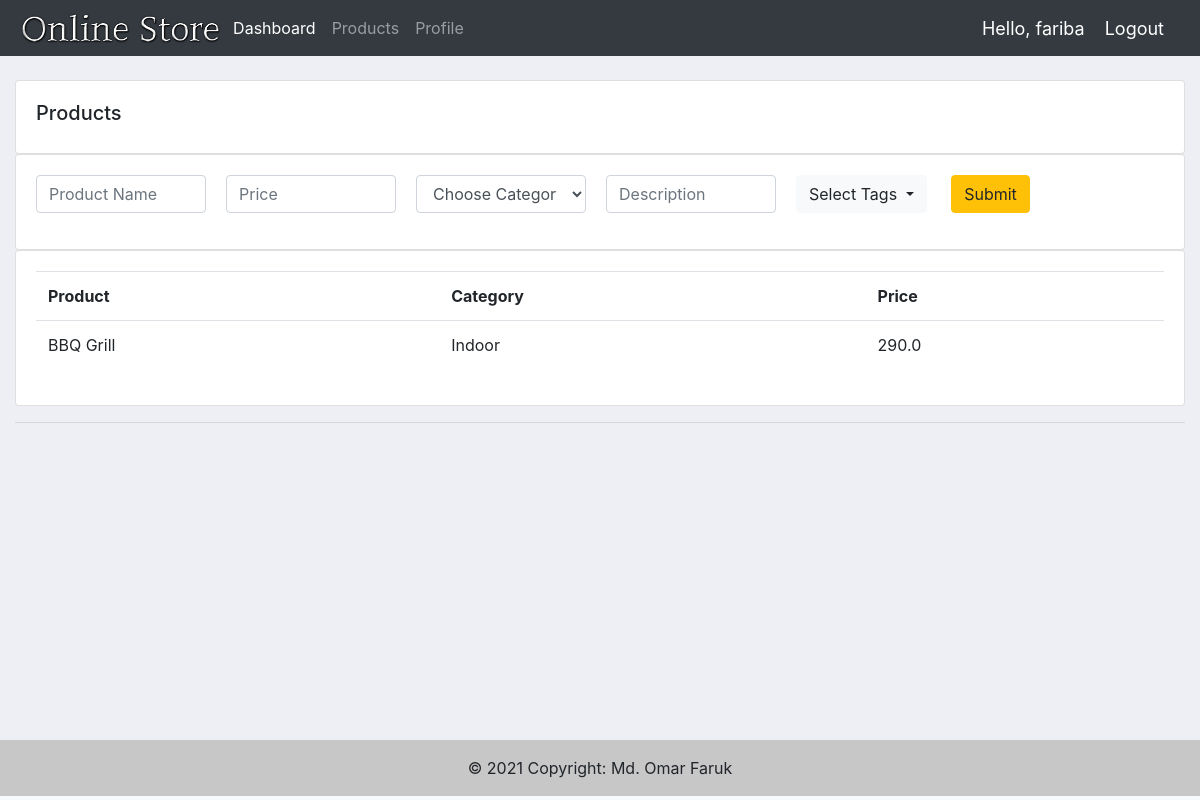
The page /products/ (signed in) on the database as committed earlier.
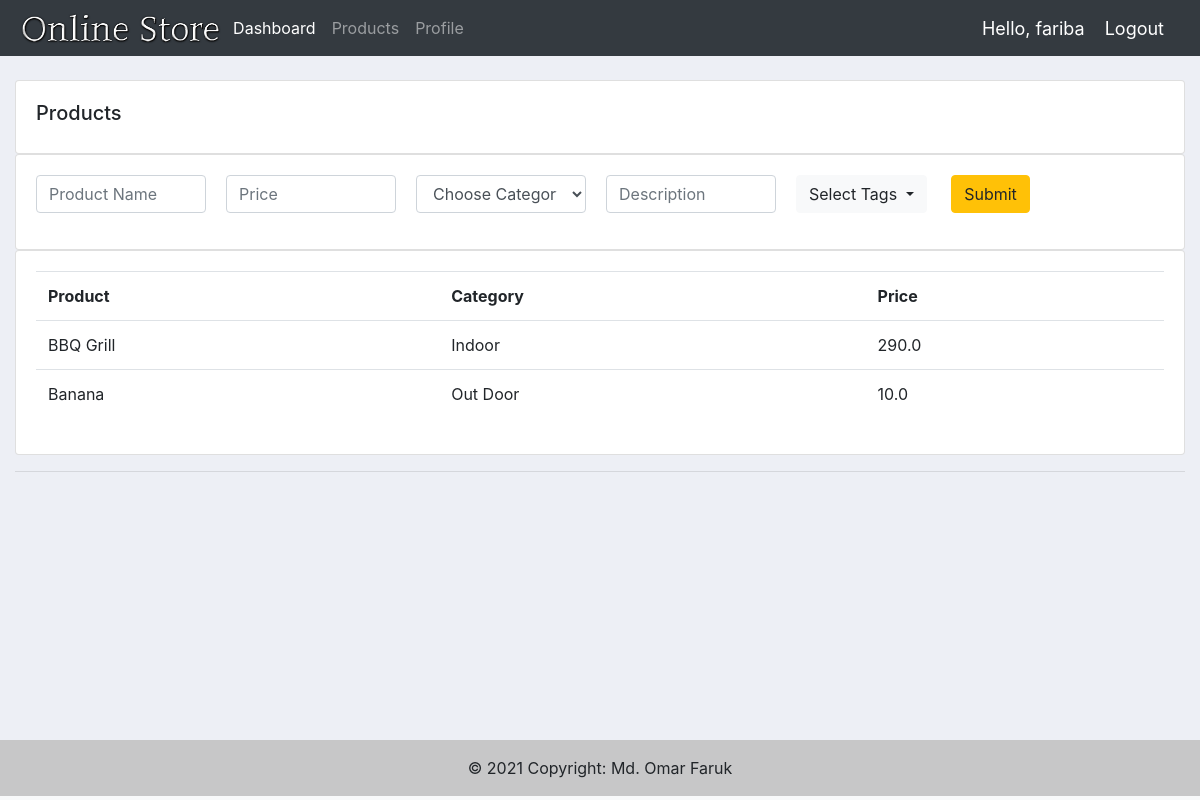
The same page on the database as committed later.
### accounts/models.py (models this page shows, shortened)
class Product(models.Model):
    CATEGORY =(
        ('','Choose Category'),
        ('Indoor','Indoor'),
        ('Out Door','Out Door')
    )
    name = models.CharField(max_length=200, null=True)
    price = models.FloatField(null=True)
    category = models.CharField(max_length=200, null=True,choices=CATEGORY)
    description = models.CharField(max_length=200, null=True,blank=True)
    date_created = models.DateTimeField(auto_now_add=True, null=True)
    tags = models.ManyToManyField(Tag)

### accounts/decorators.py (the view)
        def wrapper_func(request, *args, **kwargs):
            group = None
            if request.user.groups.exists():
                group = request.user.groups.all()[0].name
            if group in allowed_roles:
                return view_func(request, *args, **kwargs)
            else:
                return HttpResponse('You are not authorized to this page')

### accounts/forms.py
class ProductForm(ModelForm):
    name = forms.CharField(label='Product Name',widget=forms.TextInput(attrs={'placeholder': 'Product Name'}))
    price = forms.FloatField(label='Price',widget=forms.TextInput(attrs={'placeholder': 'Price'}))
    description = forms.CharField(label='Description',widget=forms.TextInput(attrs={'placeholder': 'Description'}))
    tags = forms.ModelMultipleChoiceField(
            queryset=Tag.objects.all(),
            widget=forms.CheckboxSelectMultiple,
            required=True)
    class Meta:
        model = Product
        fields = '__all__'

### accounts/models.py (called while the page is built)
    def __str__(self):
        return self.name

### accounts/views.py (called while the page is built)
@login_required(login_url='login')
@allowed_users(allowed_roles=['shopowner'])
def products(request):
    form = ProductForm()
    if request.method == 'POST':
        form = ProductForm(request.POST)
        if form.is_valid():
            form.save()
    products = Product.objects.all()
    context ={'products':products,'form':form}
    return render(request,'accounts/products.html',context)

### accounts/templates/accounts/products.html (shortened to what this page needs)
{% extends 'accounts/main.html' %}
{% load static %}
{% load widget_tweaks %}
{% block content %}
    <br>
    <div class="row">
        <div class="col-md">
            <div class="card card-body">
                <h5>Products</h5>
            </div>
            <div class="card card-body">
                <form action="" method="POST">
                    <p class="product-form">
                        {{ form.name|add_class:'form-control' }}
                    </p>
                    <p class="product-form">
                        {{ form.price|add_class:'form-control' }}
                    </p>
                    <p class="product-form">
                        {{ form.category|add_class:'form-control' }}
                    </p>
                    <p class="product-form">
                        {{ form.description|add_class:'form-control' }}
                    </p>
                        <div class="dropdown">
                            <button class="btn btn-light dropdown-toggle" type="button" id="dropdownMenuButton" data-toggle="dropdown" aria-haspopup="true" aria-expanded="false">
                              Select Tags
                            </button>
                          </div>
                    <input class="btn btn-warning" type="submit" name='Add'>
                </form>
            </div>
            <div class="card card-body">
                <table class="table">
                    <tr>
                        <th>Product</th>
                        <th>Category</th>
                        <th>Price</th>
                    </tr>
                    {% for i in products %}
                        <tr>
                            <td>{{ i.name }}</td>
                            <td>{{ i.category }}</td>
                            <td>{{ i.price }}</td>
                        </tr>
                    {% endfor %}
                </table>
            </div>
        </div>
    </div>
{% endblock %}

Rows that differ between the two databases and show on the page:
added Product: name "Banana", category "Out Door", price "10.0"
